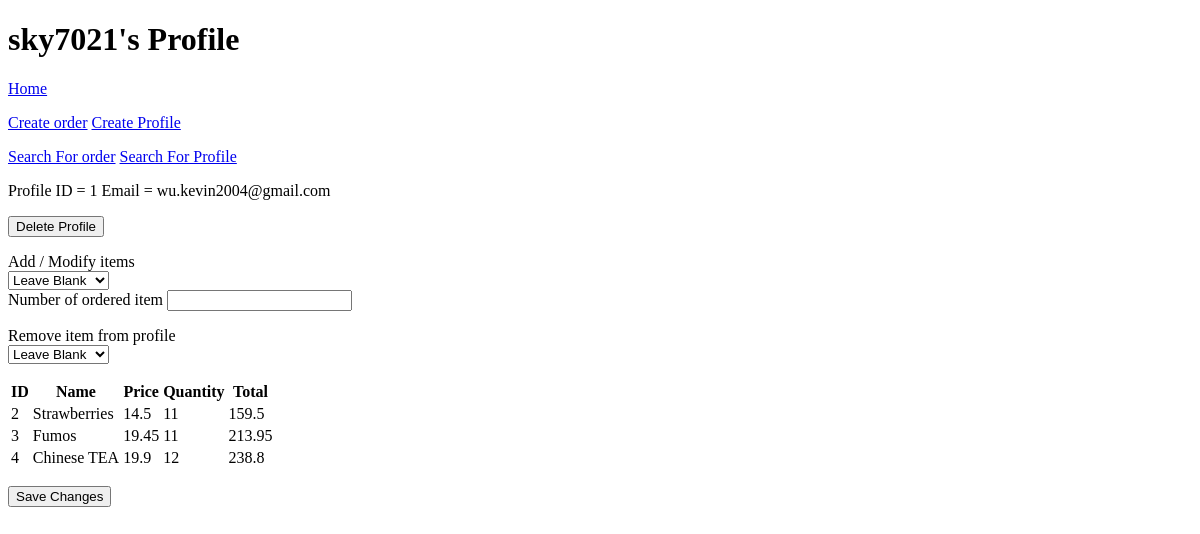
The app's page /profiles/manageprofile/wu.kevin2004@gmail.com/ (signed in), older data.
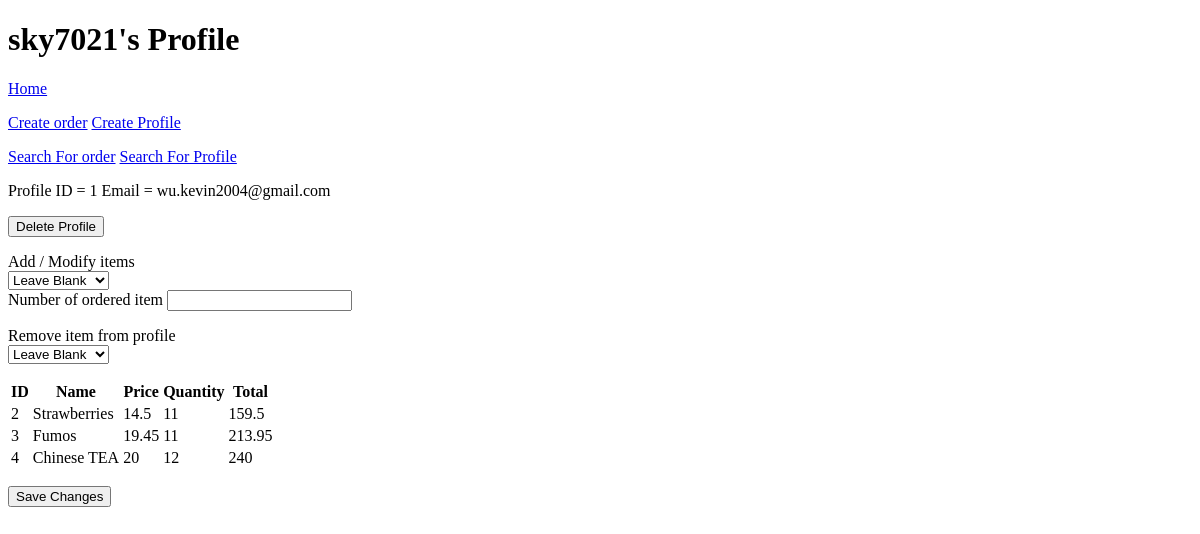
The same page, newer data.
### main/models.py (models this page shows, shortened)
class Profile(db.Model):
    id = db.Column(db.Integer, primary_key=True)
    username = db.Column(db.String(64), index=True)
    email = db.Column(db.String(120), index=True, unique=True)
    quantities = db.relationship('OrderQuantity', back_populates= 'profile')
    orders = db.relationship('Order', back_populates='customers', secondary=LinkOrder, lazy='dynamic')
    def owned_orders(self):
        return Order.query.join(
            LinkOrder, (LinkOrder.c.order_id == Order.id)).filter(LinkOrder.c.profile_id == self.id).order_by(Order.price)
    def order_quantity(self, order):
        return OrderQuantity.query.join(
            Profile, (OrderQuantity.profile == self)
        ).filter(OrderQuantity.order_name == order.name).first()

class Order(db.Model):
    id = db.Column(db.Integer, primary_key=True)
    name = db.Column(db.String(64), index=True)
    price = db.Column(db.Integer, index=True)
    customers = db.relationship('Profile', back_populates='orders', secondary=LinkOrder, lazy='dynamic')

class OrderQuantity(db.Model):
    id = db.Column(db.Integer, primary_key=True)
    order_name = db.Column(db.String(64), index=True)
    quantity = db.Column(db.Integer, index=True)
    profile_id = db.Column(db.Integer, ForeignKey('profile.id'))
    profile = db.relationship('Profile', back_populates='quantities')

### main/profiles/routes.py (the view)
@bp.route('/manageprofile/<email>/', methods=['GET', 'POST'])
@login_required
def manageprofile(email):
    profile = Profile.query.filter_by(email=email).first()
    if profile is None:
        flash('Profile not found')
        return redirect(url_for('auth.homepage'))
    form = OrderProfileForm(profile)
    delete_form = EmptyForm()
    all_orders = [f.name for f in Order.query.order_by('name').all()] + ['Leave Blank']
    form.add_order.choices = all_orders
    obj_orders = profile.owned_orders().all()
    owned_orders = [f.name for f in obj_orders] + ['Leave Blank']
    form.remove_order.choices = owned_orders
    if form.validate_on_submit():
        ordername = form.add_order.data
        quantity = form.add_quantity.data
        removename = form.remove_order.data
        if ordername != 'Leave Blank':
            addedorder = Order.query.filter_by(name=ordername).first()
            if profile.owns_order(addedorder):
                profile.modify_order(addedorder, quantity)
                flash('Quantity successfully changed')
                db.session.commit()
            else:
                profile.add_order(addedorder, quantity)
                flash('Order has been successfully added to profile')
                db.session.commit()
        if removename != 'Leave Blank':
            removedorder = Order.query.filter_by(name=removename).first()
            profile.remove_order(removedorder)
            flash('Order has successfully been removed from profile')
            db.session.commit()
        return redirect(url_for('profiles.manageprofile', email=email))
    elif request.method == 'GET':
        form.add_order.data = 'Leave Blank'
        form.remove_order.data = 'Leave Blank'
    return render_template('profiles/manageprofile.html', title=f'{profile.username}\'s Profile', profile=profile,
    orders= obj_orders, form=form, round=round, delete_form=delete_form
    )

### main/profiles/forms.py (shortened to what this page needs)
class OrderProfileForm(FlaskForm):
    add_order = SelectField('Add / Modify items')
    add_quantity = StringField('Number of ordered item')
    remove_order = SelectField('Remove item from profile')
    submit = SubmitField('Save Changes')
    def __init__(self, profile, *args, **kwargs):
        super(OrderProfileForm, self).__init__(*args, **kwargs)
        self.profile = profile
        self.addedorder = ''

class EmptyForm(FlaskForm):
    submit = SubmitField()

### main/models.py (called while the page is built)
@login.user_loader
def load_user(id):
    return Admin.query.get(int(id))

### main/templates/profiles/manageprofile.html (shortened to what this page needs)
{% extends 'base.html' %}
{% block content %}
<p>
    Profile ID = {{ profile.id }}
    Email = {{ profile.email }}
    <form action="{{ url_for('profiles.delete_profile', id=profile.id) }}" method="post">
        {{ delete_form.submit(value='Delete Profile')}}
    </form>
</p>
<form action="" method="post" novalidate>
    <p>
        {{ form.add_order.label }}<br>
        {{ form.add_order() }}
        <br>
        {{ form.add_quantity.label }}
        {{ form.add_quantity() }}
    </p>
    <p>
        {{ form.remove_order.label }}<br>
        {{ form.remove_order() }}
    </p>
    <p>
        <table>
            <tr>
                <th>ID</th>
                <th>Name</th>
                <th>Price</th>
                <th>Quantity</th>
                <th>Total</th>
            </tr>
            {% for order in orders %}
                {% include 'orders/_order.html' %}
            {% endfor %}
        </table>
    </p>
    <p>{{ form.submit() }}</p>
</form>
{% endblock %}

### main/templates/base.html (shortened to what this page needs)
<!DOCTYPE html>
<html>
    <header>
        {% if title %}
        <h1>{{ title }}</h1>
        {% else %}
        <h1>Customer Database</h1>
        {% endif %}
        <a href='{{ url_for("auth.homepage" )}}'>Home</a>
        <p>
            <a href='{{ url_for("orders.add_order" )}}'>Create order</a>
            <a href='{{ url_for("profiles.create_profile" )}}'>Create Profile</a>
        </p>
        <p>
            <a href='{{ url_for("orders.search_order" )}}'>Search For order</a>
            <a href='{{ url_for("profiles.search_profile" )}}'>Search For Profile</a>
        </p>
    </header>
    <body>
        {%block content%}
        {%endblock%}
    </body>
</html>

### main/templates/orders/_order.html
<tr valign="top">
    <td> {{ order.id }} </td>
    <td> {{ order.name }} </td>
    <td> {{ order.price }} </td>
    <td> {{ profile.order_quantity(order).quantity }}</td>
    <td> {{ round(order.price * profile.order_quantity(order).quantity, 2) }}</td>
</tr>

Row changes from the older to the newer data that the page shows:
changed Order "Chinese TEA": price "19.9" → "20"; price+name "238.8" → "240"
